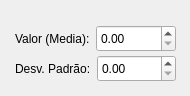
     <widget class="QWidget" name="normal_1_server_4">
      <widget class="QWidget" name="normal_ent_36" native="true">
       <property name="geometry">
        <rect>
         <x>10</x>
         <y>20</y>
         <width>171</width>
         <height>37</height>
        </rect>
       </property>
       <layout class="QHBoxLayout" name="normal_layout_ent_41" stretch="0,0">
        <property name="sizeConstraint">
         <enum>QLayout::SetDefaultConstraint</enum>
        </property>
        <property name="leftMargin">
         <number>5</number>
        </property>
        <property name="topMargin">
         <number>5</number>
        </property>
        <property name="rightMargin">
         <number>5</number>
        </property>
        <property name="bottomMargin">
         <number>5</number>
        </property>
        <item>
         <widget class="QLabel" name="label_48">
          <property name="sizePolicy">
           <sizepolicy hsizetype="Minimum" vsizetype="Minimum">
            <horstretch>0</horstretch>
            <verstretch>0</verstretch>
           </sizepolicy>
          </property>
          <property name="minimumSize">
           <size>
            <width>0</width>
            <height>0</height>
           </size>
          </property>
          <property name="text">
           <string>Valor (Media):</string>
          </property>
         </widget>
        </item>
        <item>
         <widget class="QDoubleSpinBox" name="tef_normal_media_server_2">
          <property name="sizePolicy">
           <sizepolicy hsizetype="Expanding" vsizetype="Expanding">
            <horstretch>0</horstretch>
            <verstretch>0</verstretch>
           </sizepolicy>
          </property>
         </widget>
        </item>
       </layout>
      </widget>
      <widget class="QWidget" name="normal_ent_1_7" native="true">
       <property name="geometry">
        <rect>
         <x>10</x>
         <y>50</y>
         <width>171</width>
         <height>37</height>
        </rect>
       </property>
       <layout class="QHBoxLayout" name="normal_layout_ent_42" stretch="0,0">
        <property name="sizeConstraint">
         <enum>QLayout::SetDefaultConstraint</enum>
        </property>
        <property name="leftMargin">
         <number>5</number>
        </property>
        <property name="topMargin">
         <number>5</number>
        </property>
        <property name="rightMargin">
         <number>5</number>
        </property>
        <property name="bottomMargin">
         <number>5</number>
        </property>
        <item>
         <widget class="QLabel" name="label_49">
          <property name="sizePolicy">
           <sizepolicy hsizetype="Minimum" vsizetype="Minimum">
            <horstretch>0</horstretch>
            <verstretch>0</verstretch>
           </sizepolicy>
          </property>
          <property name="minimumSize">
           <size>
            <width>0</width>
            <height>0</height>
           </size>
          </property>
          <property name="text">
           <string>Desv. Padrão:</string>
          </property>
         </widget>
        </item>
        <item>
         <widget class="QDoubleSpinBox" name="tef_normal_std_dev_server_2">
          <property name="sizePolicy">
           <sizepolicy hsizetype="Expanding" vsizetype="Expanding">
            <horstretch>0</horstretch>
            <verstretch>0</verstretch>
           </sizepolicy>
          </property>
         </widget>
        </item>
       </layout>
      </widget>
     </widget>
